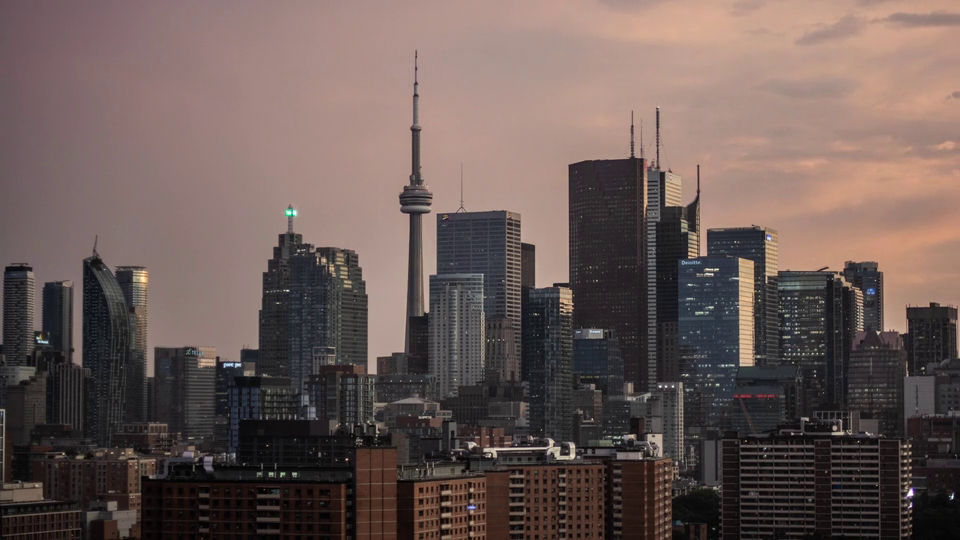
#> input picture frame 46 of study/city.mp4, 960 x 540 px
$ jupyter execute '퀴즈.ipynb'
#> lines starting #> are read from the running program, lines starting #| are printed output that depends on the picture
# 퀴즈

## OpenCV를 이용하여 가로로 촬영된 영상을 세로로 회전하는 프로그램을 작성하시오.

### 조건
1. 회전 : 시계 반대방향으로 90도
2. 재생속도 (FPS) : 원본 x 4배
3. 출력 파일 명 : city_output.avi (코덱 : DIVX)

[cell 1]
import cv2

cap = cv2.VideoCapture('city.mp4')
fourcc = cv2.VideoWriter_fourcc(*"DIVX")

width = round(cap.get(cv2.CAP_PROP_FRAME_WIDTH))
height = round(cap.get(cv2.CAP_PROP_FRAME_HEIGHT))
fps = cap.get(cv2.CAP_PROP_FPS)

out = cv2.VideoWriter('city_output.avi', fourcc, fps * 4, (height, width))

while cap.isOpened():
    ret, frame = cap.read()
#> frame is the input picture: shape (540, 960, 3); mean B, G, R 86.9, 90.7, 107.3

    if not ret:
        break

    new_frame = cv2.rotate(frame, cv2.ROTATE_90_COUNTERCLOCKWISE)
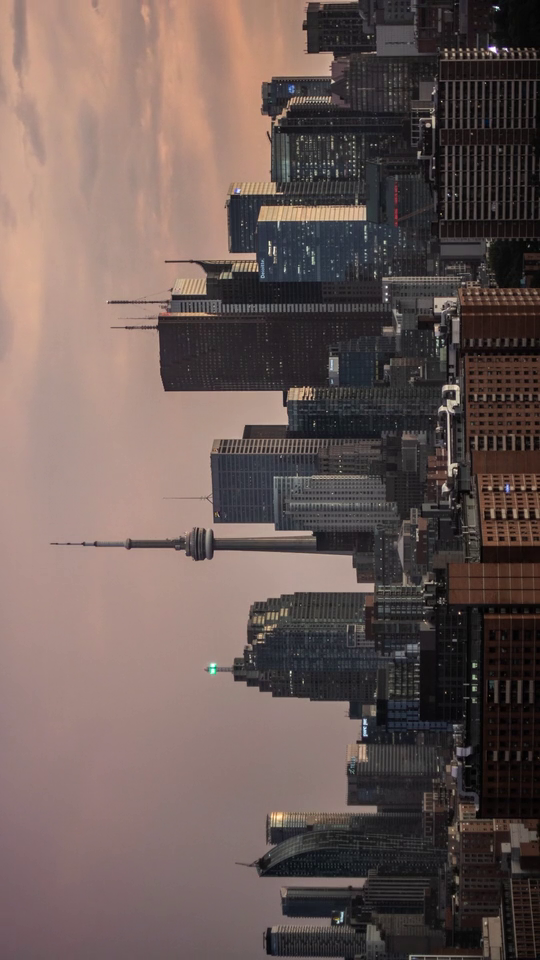
#> new_frame: shape (960, 540, 3); mean B, G, R 86.9, 90.7, 107.3

    out.write(new_frame)
    cv2.imshow('new_frame', new_frame)
    if cv2.waitKey(1) == ord('q'):
#> (key q is pressed here)
        break

cap.release()
out.release()
cv2.destroyAllWindows()


$ run again, starting later in the video
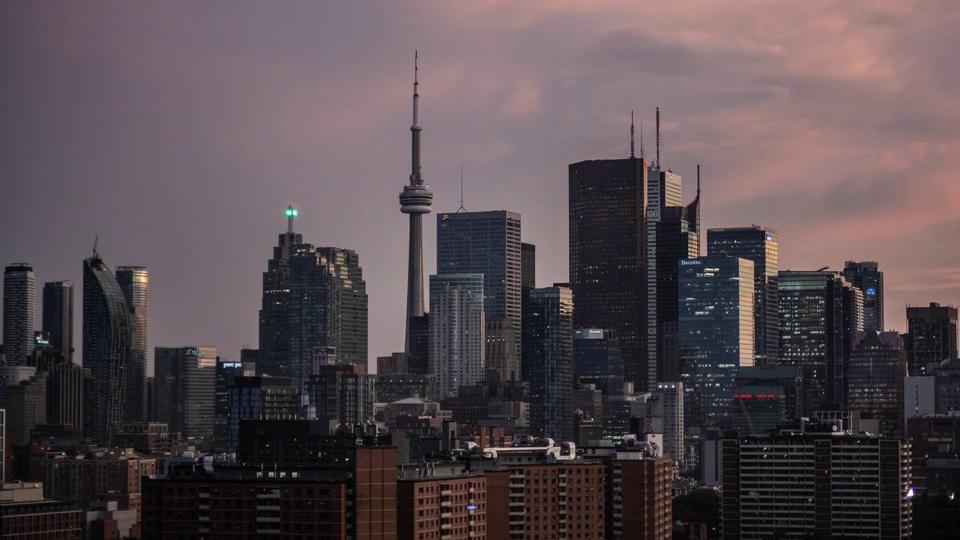
#> input picture frame 208 of study/city.mp4, 960 x 540 px
#> frame is the input picture: shape (540, 960, 3); mean B, G, R 80.3, 75.4, 87.3
#> `new_frame = cv2.rotate(frame, cv2.ROTATE_90_COUNTERCLOCKWISE)`:
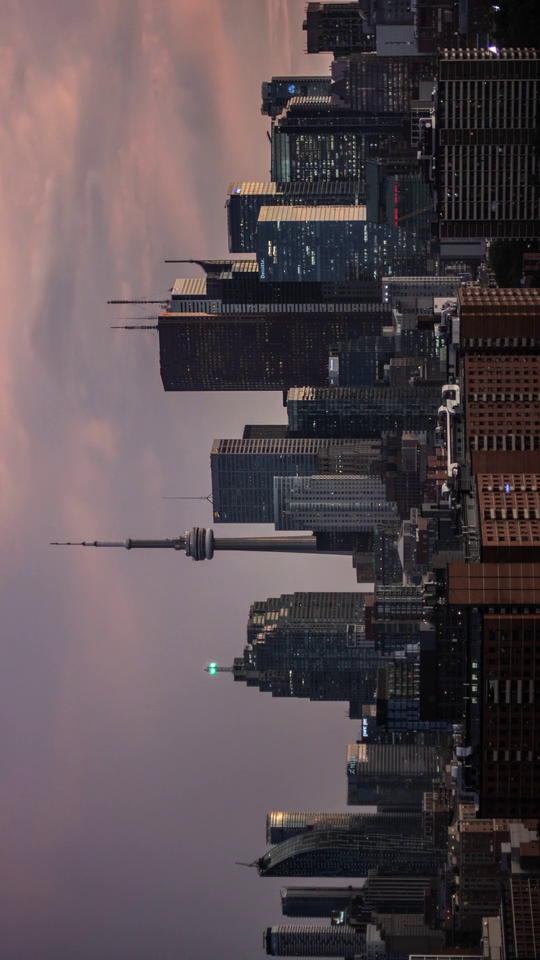
#> new_frame: shape (960, 540, 3); mean B, G, R 80.3, 75.4, 87.3

$ run again, starting later in the video
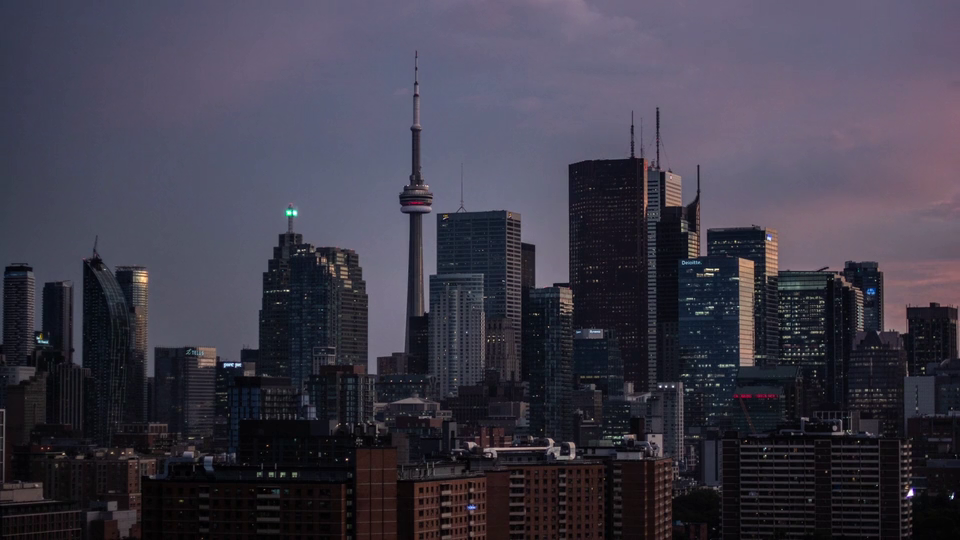
#> input picture frame 370 of study/city.mp4, 960 x 540 px
#> frame is the input picture: shape (540, 960, 3); mean B, G, R 73.7, 60, 63.3
#> `new_frame = cv2.rotate(frame, cv2.ROTATE_90_COUNTERCLOCKWISE)`:
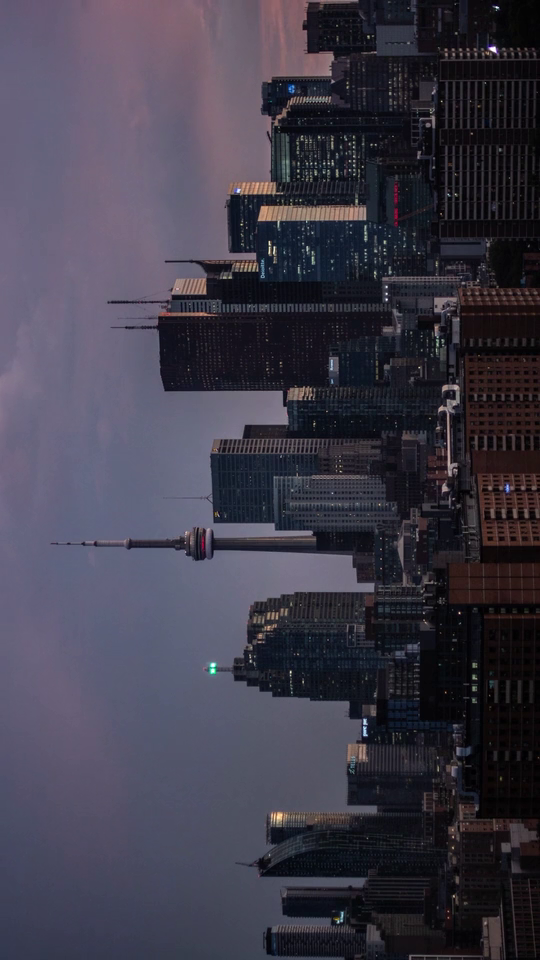
#> new_frame: shape (960, 540, 3); mean B, G, R 73.7, 60, 63.3
